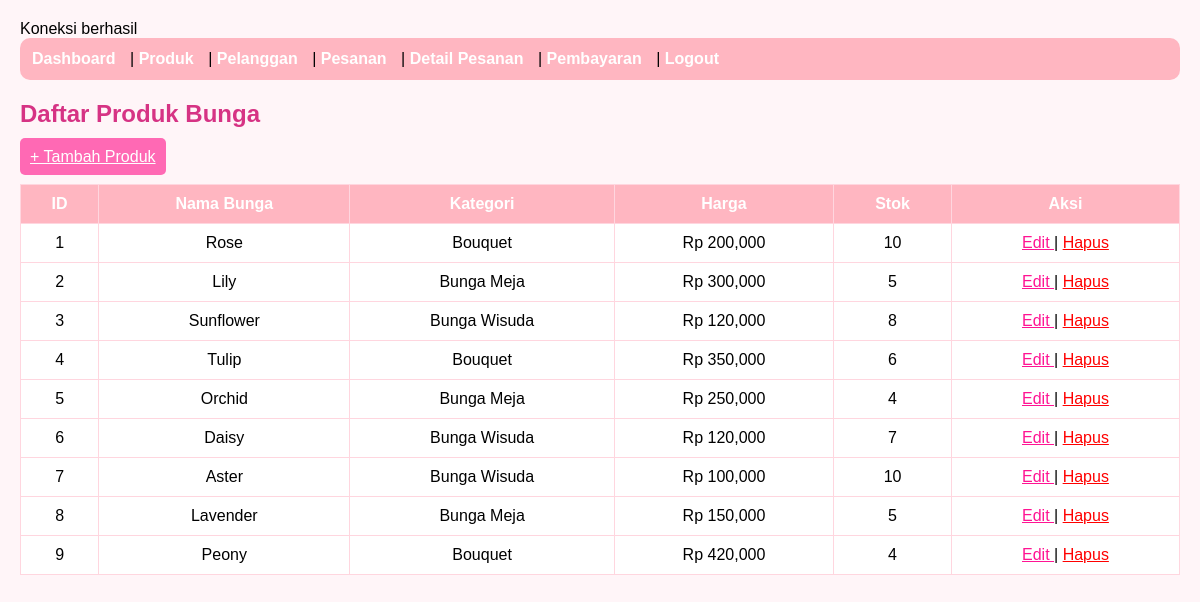
The app's page /flower_shop/index.php (signed in) with its own data.
### tables this page shows
CREATE TABLE `produk_bunga` (
  `id_bunga` int NOT NULL,
  `nama_bunga` varchar(100) DEFAULT NULL,
  `harga` int DEFAULT NULL,
  `stok` int DEFAULT NULL,
  `id_kategori` int DEFAULT NULL
);

CREATE TABLE `kategori` (
  `id_kategori` int NOT NULL,
  `nama_kategori` varchar(100) DEFAULT NULL
);

### flower_shop/index.php (the view, shortened to what this page needs)
<?php
include "koneksi.php";
$query = mysqli_query($conn,
"SELECT produk_bunga.*, kategori.nama_kategori
FROM produk_bunga
INNER JOIN kategori
ON produk_bunga.id_kategori = kategori.id_kategori");
?>
<!DOCTYPE html>
<html>
<head>
</head>
<body>
<div class="menu">
<a href="dashboard.php">Dashboard</a> |
<a href="index.php">Produk</a> |
<a href="pelanggan.php">Pelanggan</a> |
<a href="pesanan.php">Pesanan</a> |
<a href="detail_pesanan.php">Detail Pesanan</a> |
<a href="pembayaran.php">Pembayaran</a> |
<a href="logout.php">Logout</a>
</div>
<h2> Daftar Produk Bunga </h2>
<a href="tambah_produk.php" class="btn-tambah">
+ Tambah Produk
</a>
<br><br>
<table>
    <tr>
        <th>ID</th>
        <th>Nama Bunga</th>
        <th>Kategori</th>
        <th>Harga</th>
        <th>Stok</th>
        <th>Aksi</th>
    </tr>
    <?php while($data = mysqli_fetch_assoc($query)) { ?>
    <tr>
        <td><?= $data['id_bunga']; ?></td>
        <td><?= $data['nama_bunga']; ?></td>
        <td><?= $data['nama_kategori']; ?></td>
        <td>Rp <?= number_format($data['harga']); ?></td>
        <td><?= $data['stok']; ?></td>
        <td>
            <a class="btn-edit"
               href="edit_produk.php?id=<?= $data['id_bunga']; ?>">
               Edit
            </a>
            |
            <a class="btn-hapus"
               href="hapus_produk.php?id=<?= $data['id_bunga']; ?>"
               onclick="return confirm('Yakin ingin menghapus produk?')">
               Hapus
            </a>
        </td>
    </tr>
    <?php } ?>
</table>
</body>
</html>

### flower_shop/index.php (style rules this page uses)
body { font-family: Arial, sans-serif; margin: 20px; background-color: #fff5f8; }
.menu { background-color: #ffb6c1; padding: 12px; border-radius: 10px; margin-bottom: 20px; }
.menu a { text-decoration: none; color: white; font-weight: bold; margin-right: 10px; }
table { width: 100%; border-collapse: collapse; background-color: white; }
th { background-color: #ffb6c1; color: white; }
th, td { border: 1px solid #ffd6df; padding: 10px; text-align: center; }
h2 { color: #d63384; }
.btn-tambah { background-color: #ff69b4; color: white; padding: 10px; border-radius: 5px; }
.btn-edit { color: #ff1493; }
.btn-hapus { color: red; }

### records on screen
produk_bunga: id_bunga "1", nama_bunga "Rose", id_kategori.nama_kategori "Bouquet", harga "200,000", stok "10"
produk_bunga: id_bunga "2", nama_bunga "Lily", id_kategori.nama_kategori "Bunga Meja", harga "300,000", stok "5"
produk_bunga: id_bunga "3", nama_bunga "Sunflower", id_kategori.nama_kategori "Bunga Wisuda", harga "120,000", stok "8"
produk_bunga: id_bunga "4", nama_bunga "Tulip", id_kategori.nama_kategori "Bouquet", harga "350,000", stok "6"
produk_bunga: id_bunga "5", nama_bunga "Orchid", id_kategori.nama_kategori "Bunga Meja", harga "250,000", stok "4"
produk_bunga: id_bunga "6", nama_bunga "Daisy", id_kategori.nama_kategori "Bunga Wisuda", harga "120,000", stok "7"
produk_bunga: id_bunga "7", nama_bunga "Aster", id_kategori.nama_kategori "Bunga Wisuda", harga "100,000", stok "10"
produk_bunga: id_bunga "8", nama_bunga "Lavender", id_kategori.nama_kategori "Bunga Meja", harga "150,000", stok "5"
produk_bunga: id_bunga "9", nama_bunga "Peony", id_kategori.nama_kategori "Bouquet", harga "420,000", stok "4"
